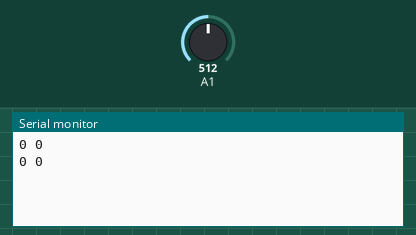
Recording of a sketch running on a simulated Arduino Uno, built with avr-gcc and run on an emulated ATmega328P. Shown: the last lines printed to the serial monitor. The inputs (shaded band) are chosen by the test bench; at power-on: A1 = 512.

Above: at 2.8 s.
2.9 s: A1 set to 580
At 3.8 s:
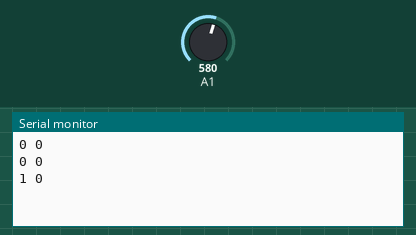
4.4 s: A1 set to 560
At 5.5 s:
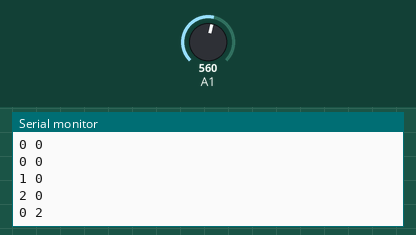
Timing chart, 0 to 7.4 s (numbered marks = the images above; inputs shaded):
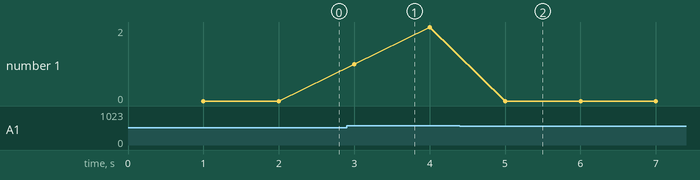

The sketch:

voltage_sensor.ino
```cpp
void setup() {
  // put your setup code here, to run once:
  pinMode(A1, INPUT);
  Serial.begin(9600);
}
int runtime = 0;
int last_runtime = 0;
bool isRunning = false;
int max_voltage = 2;
int on_voltage = 1;
//int threshold = 1024/max_voltage*on_voltage;
int threshold = 570;
void loop() {
  // put your main code here, to run repeatedly:
  delay(1000);
  isRunning = (analogRead(A1)>threshold);
  if (isRunning) {
    runtime++;
    } else {
      if (runtime !=0)
        last_runtime = runtime;
      runtime = 0;
      }
  Serial.print(runtime);
  Serial.print(" ");
  Serial.println(last_runtime);
}
```

Measured:
- after the input at 2.9 s, the serial monitor: prints a new line after 0.10 s (image 1)
- after the input at 4.4 s, the serial monitor: prints a new line after 0.60 s (image 2)
- plotted number 1: 0 → 2 after the input at 2.9 s
